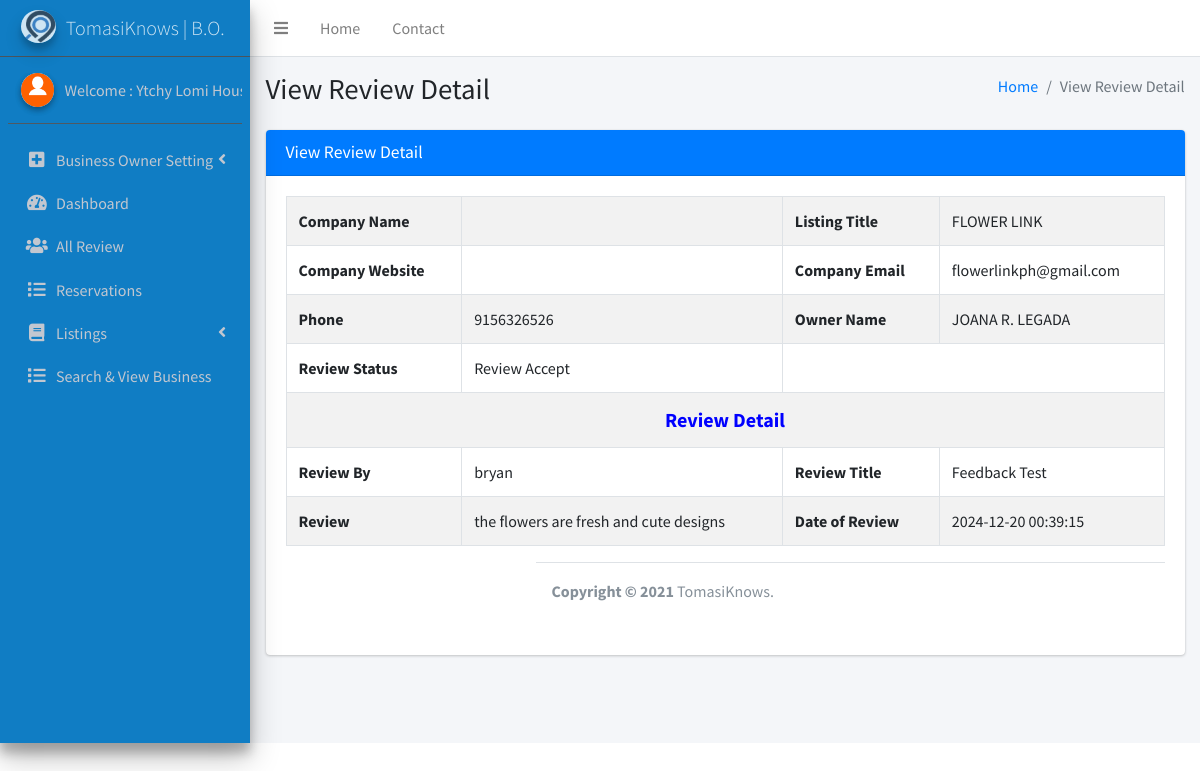
The page /admin/view-reviews.php?rid=1 (signed in) on the database its author committed.
### tables this page shows
CREATE TABLE `tblreview` (
  `ID` int(11) NOT NULL AUTO_INCREMENT,
  `ListingID` int(10) DEFAULT NULL,
  `ReviewTitle` varchar(200) DEFAULT NULL,
  `Review` mediumtext DEFAULT NULL,
  `Name` varchar(200) DEFAULT NULL,
  `DateofReview` timestamp NOT NULL DEFAULT current_timestamp() ON UPDATE current_timestamp(),
  `Remark` varchar(200) DEFAULT NULL,
  `Status` varchar(200) DEFAULT NULL,
  `UpdationDate` timestamp NULL DEFAULT current_timestamp(),
  PRIMARY KEY (`ID`),
  KEY `ListingID` (`ListingID`),
  CONSTRAINT `listingid` FOREIGN KEY (`ListingID`) REFERENCES `tbllisting` (`ID`) ON DELETE NO ACTION ON UPDATE NO ACTION
);

CREATE TABLE `tbllisting` (
  `ID` int(10) NOT NULL AUTO_INCREMENT,
  `UserID` int(10) DEFAULT NULL,
  `ListingTitle` varchar(200) DEFAULT NULL,
  `Keyword` varchar(200) DEFAULT NULL,
  `Category` int(10) DEFAULT NULL,
  `Website` varchar(200) DEFAULT NULL,
  `Address` mediumtext DEFAULT NULL,
  `Address_location` text DEFAULT NULL,
  `TemporaryAddress` mediumtext DEFAULT NULL,
  `City` varchar(200) DEFAULT NULL,
  `State` varchar(200) DEFAULT NULL,
  `Country` varchar(200) DEFAULT NULL,
  `Zipcode` int(10) DEFAULT NULL,
  `OwnerName` varchar(200) DEFAULT NULL,
  `Email` varchar(200) DEFAULT NULL,
  `Phone` varchar(20) DEFAULT NULL,
  `CompanyWebsite` varchar(200) DEFAULT NULL,
  `OwnerDesignation` varchar(200) DEFAULT NULL,
  `Company` varchar(200) DEFAULT NULL,
  `FacebookLink` varchar(200) DEFAULT NULL,
  `TweeterLink` varchar(200) DEFAULT NULL,
  `Googlepluslink` varchar(200) DEFAULT NULL,
  `Linkedinlink` varchar(200) DEFAULT NULL,
  `Description` longtext DEFAULT NULL,
  `Logo` text DEFAULT NULL,
  `ListingDate` timestamp NOT NULL DEFAULT current_timestamp() ON UPDATE current_timestamp(),
  `n_name_of_business` varchar(60) DEFAULT NULL,
  `n_name_of_business_owner` varchar(60) DEFAULT NULL,
  `n_name_of_business_address` text DEFAULT NULL,
  `n_line_of_business` varchar(60) DEFAULT NULL,
  `n_email` varchar(50) DEFAULT NULL,
  `n_phone_number` varchar(25) DEFAULT NULL,
  `isDeleted` int(11) DEFAULT 0,
  `longitude` varchar(60) DEFAULT NULL,
  `latitude` varchar(60) DEFAULT NULL,
  PRIMARY KEY (`ID`),
  KEY `userid` (`UserID`),
  KEY `catid` (`Category`),
  CONSTRAINT `catid` FOREIGN KEY (`Category`) REFERENCES `tblcategory` (`ID`) ON DELETE NO ACTION ON UPDATE NO ACTION,
  CONSTRAINT `tbllisting_ibfk_1` FOREIGN KEY (`UserID`) REFERENCES `tbladmin` (`ID`)
);

### admin/view-reviews.php (the view, shortened to what this page needs)
<?php
if (strlen($_SESSION['lssemsaid']==0)) {
  header('location:logout.php');
  } else{
  ?>
<!DOCTYPE html>
<html>
<head>
  <link rel="stylesheet" href="plugins/fontawesome-free/css/all.min.css">
  <link rel="stylesheet" href="https://code.ionicframework.com/ionicons/2.0.1/css/ionicons.min.css">
  <link rel="stylesheet" href="dist/css/adminlte.min.css">
</head>
<body class="hold-transition sidebar-mini">
<div class="wrapper">
  <?php include_once('includes/header.php');?>
<?php include_once('includes/sidebar.php');?>
  <div class="content-wrapper">
    <section class="content-header">
      <div class="container-fluid">
        <div class="row mb-2">
          <div class="col-sm-6">
            <h1>View Review Detail</h1>
          </div>
          <div class="col-sm-6">
            <ol class="breadcrumb float-sm-right">
              <li class="breadcrumb-item"><a href="dashboard.php">Home</a></li>
              <li class="breadcrumb-item active">View Review Detail</li>
            </ol>
          </div>
        </div>
      </div>
    </section>
    <section class="content">
      <div class="container-fluid">
        <div class="row">
          <div class="col-md-12">
            <div class="card card-primary">
              <div class="card-header">
                <h3 class="card-title">View Review Detail</h3>
              </div>
                <div class="card-body">
                  <div class="form-group">
                    <table id="example1" class="table table-bordered table-striped">
                       <?php
$rid=intval($_GET['rid']);
$sql="select tblreview.ID,tblreview.ListingID,tblreview.ReviewTitle,tblreview.Review,tblreview.Status,tblreview.Name,tblreview.DateofReview,tbllisting.ListingTitle,tbllisting.Company,tbllisting.CompanyWebsite,tbllisting.CompanyWebsite,tbllisting.Email, tbllisting.Phone,tbllisting.OwnerName from tblreview join tbllisting on tbllisting.ID=tblreview.ListingID
where tblreview.ID=:rid";
$query = $dbh -> prepare($sql);
$query-> bindParam(':rid', $rid, PDO::PARAM_STR);
$query->execute();
$results=$query->fetchAll(PDO::FETCH_OBJ);
$cnt=1;
if($query->rowCount() > 0)
{
foreach($results as $row)
{               ?>
  <tr>
    <th>Company Name</th>
    <td><?php  echo htmlentities($row->Company);?></td>
    <th>Listing Title</th>
    <td><?php  echo htmlentities($row->ListingTitle);?></td>
  </tr>
   <tr>
    <th>Company Website</th>
    <td><?php  echo htmlentities($row->CompanyWebsite);?></td>
    <th>Company Email</th>
    <td><?php  echo htmlentities($row->Email);?></td>
  </tr>
  <tr>
    <th>Phone</th>
    <td><?php  echo htmlentities($row->Phone);?></td>
    <th>Owner Name</th>
    <td><?php  echo htmlentities($row->OwnerName);?></td>
  </tr>
  <tr>
    <th>Review Status</th>
    <td><?php $status= $row->Status;
if($row->Status=="Review Accept")
{
  echo "Review Accept";
}
  ?></td>
  </tr>
 <tr>
   <th style="color:blue;text-align: center;font-size: 20px;" colspan="6">Review Detail</th>
 </tr>
                     <tr>
    <th>Review By</th>
    <td><?php  echo $row->Name;?></td>
    <th>Review Title</th>
    <td><?php  echo $row->ReviewTitle;?></td>
  </tr>
  <tr>
    <th>Review</th>
    <td><?php  echo $row->Review;?></td>
    <th>Date of Review</th>
    <td><?php  echo $row->DateofReview;?></td>
  </tr>
                    <?php $cnt=$cnt+1;}} ?></table>
            </div></div>
          </div>
        </div>
      </div>
    </section>
  </div>
<?php include_once('includes/footer.php');?>
</div>
</body>
</html>
<?php }  ?>

### admin/includes/sidebar.php (shortened to what this page needs)
  <aside class="main-sidebar sidebar-dark-primary elevation-4" style="background-color: #107DC4; !important">
    <a href="dashboard.php" class="brand-link" style="font-weight:bold; font-size:20px;">
      <img src="../bg/logo.jpg" alt="System Logo" class="brand-image img-circle elevation-3" style="opacity: .8; width: 35px; margin-right: 10px;">
      <span class="brand-text font-weight-light">TomasiKnows | <?php echo ($_SESSION['usertype']) == 1 ? "Admin" : "B.O."?></span>
    </a>
    <div class="sidebar">
      <div class="user-panel mt-3 pb-3 mb-3 d-flex">
        <div class="image">
          <img src="dist/img/download.png" class="img-circle elevation-2" alt="User Image">
        </div>
        <div class="info">
<?php
$aid=$_SESSION['lssemsaid'];
$sql="SELECT AdminName,Business_name  from  tbladmin where ID=:aid";
$query = $dbh -> prepare($sql);
$query->bindParam(':aid',$aid,PDO::PARAM_STR);
$query->execute();
$results=$query->fetchAll(PDO::FETCH_OBJ);
$cnt=1;
if($query->rowCount() > 0)
{
foreach($results as $row)
{               ?>
          <a href="admin-profile.php" class="d-block">Welcome :    <?php  echo  ($_SESSION['usertype']) == 1 ? $row->AdminName :  $row->Business_name  ?></a>
          <?php $cnt=$cnt+1;}} ?>
        </div>
      </div>
      <nav class="mt-2">
        <ul class="nav nav-pills nav-sidebar flex-column" data-widget="treeview" role="menu" data-accordion="false">
            <li class="nav-item has-treeview">
            <a href="#" class="nav-link">
              <i class="nav-icon fas fa-plus-square"></i>
              <p>
              <?php echo ($_SESSION['usertype']) == 1 ? "Admin" : "Business Owner"?> Setting
                <i class="fas fa-angle-left right"></i>
              </p>
            </a>
          </li>
          <li class="nav-item">
            <a href="dashboard.php" class="nav-link">
              <i class="nav-icon fas fa-tachometer-alt"></i>
              <p>
                Dashboard
               </p>
            </a>
          </li>
          <li class="nav-item has-treeview ">
            <a href="all-review.php" class="nav-link">
              <i class="nav-icon fas fa-users"></i>
              <p>
                All Review
               </p>
            </a>
          </li>
<li class="nav-item has-treeview">
  <a href="reservations.php" class="nav-link">
    <i class="nav-icon fas fa-list"></i>
    <p>
      Reservations
    </p>
  </a>
</li>
<li class="nav-item has-treeview <?php echo ($_SESSION['usertype']) == 1 ? "d-none" : ""?>">
  <a href="#" class="nav-link">
    <i class="nav-icon fas fa-book"></i>
    <p>
      Listings
      <i class="fas fa-angle-left right"></i>
    </p>
  </a>
</li>
<li class="nav-item has-treeview <?php echo ($_SESSION['usertype']) == 1 ? "d-none" : ""?>">
  <a href="search.php" class="nav-link <?php echo (in_array(basename(parse_url($_SERVER['REQUEST_URI'], PHP_URL_PATH)), ['search.php', 'search_listing.php']) ? 'active' : ''); ?>">
    <i class="nav-icon fas fa-list"></i>
    <p>
      Search & View Business
    </p>
  </a>
</li>
        </ul>
      </nav>
    </div>
  </aside>

### rows shown on the page
tblreview: ListingID.ListingTitle "FLOWER LINK", ListingID.Email "flowerlinkph@gmail.com", ListingID.Phone "9156326526", ListingID.OwnerName "JOANA R. LEGADA", Status "Review Accept", Name "bryan", ReviewTitle "Feedback Test", Review "the flowers are fresh and cute designs", DateofReview "2024-12-20 00:39:15"

### other values the page prints
$row->Business_name "Ytchy Lomi…"
